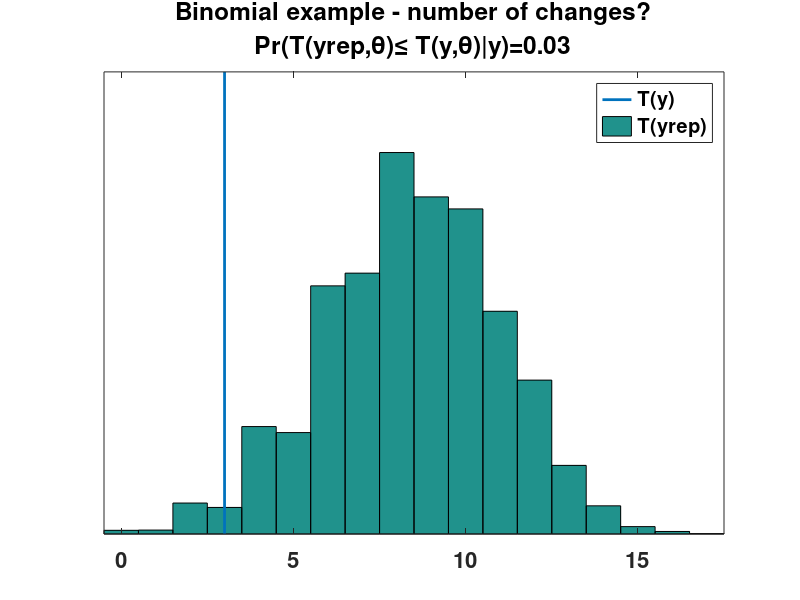

MATLAB code for this plot:
% Bayesian data analysis
% Aki Vehtari <Aki.Vehtari@aalto.fi>

% Posterior predictive checking
% Binomial example - Testing sequential dependence example

clf
set(gcf,'DefaultLineLineWidth',2)
set(gcf,'DefaultAxesFontSize',16,'DefaultAxesFontWeight','bold')

% Testing sequential dependence example (Gelman et al p. 163)
y=[1, 1, 0, 0, 0, 0, 0, 1, 1, 1, 1, 1, 0, 0, 0, 0, 0, 0, 0, 0];
Ty=sum(diff(y)~=0);

% sufficient statistics
n=length(y);
s=sum(y);

fprintf('Wait')
for i=1:10000
  t=betarnd(s+1,n-s+1);
  yr=binornd(1,t,n,1);
  Tyr(i)=sum(diff(yr)~=0);
  if ~rem(i,1000)
    fprintf('.')
  end
end

clf
hist(Tyr,0:17)
xlim([-.5 17.5])
set(gca,'YTick',[])
h1=get(gca,'Children');
h2=line([Ty Ty],ylim);
legend([h2 h1],'T(y)','T(yrep)')
mean(Tyr<=Ty)

title({'Binomial example - number of changes?','Pr(T(yrep,\theta)\leq T(y,\theta)|y)=0.03'})
